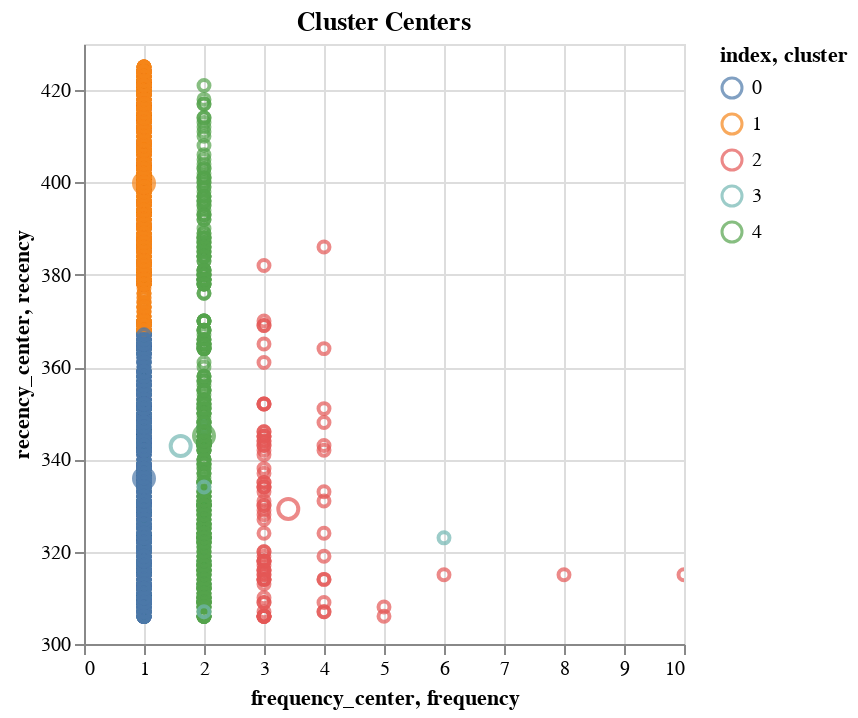

Notebook code cell kept with this figure:
### Code cell
import altair as alt

(
    customer_center_reverse.with_row_index()
    .plot.scatter(
        x=alt.X("frequency_center", scale=alt.Scale(domain=[0, 10])),
        y="recency_center",
        color=alt.Color("index:N"),
        size=alt.SizeValue(100),
    )
    .properties(title="Cluster Centers")
    + four_cluster_df.with_row_index()
    .plot.scatter(x="frequency", y="recency", color=alt.Color("cluster:N"))
    .properties(title="Clustered Customers")
).configure_scale(zero=False)

### Figure 1 — Vega-Lite specification as saved in the notebook (floating-point values rounded to 4 significant figures; data arrays with more than 128 entries replaced by an {"elided": "..."} marker saying what was removed)
{"config": {"view": {"continuousWidth": 300, "continuousHeight": 300}, "scale": {"zero": false}}, "layer": [{"data": {"name": "data-d1103274f3111ef4a1026403b04b7c82"}, "mark": {"type": "point", "tooltip": true}, "encoding": {"color": {"field": "index", "type": "nominal"}, "size": {"value": 100}, "x": {"field": "frequency_center", "scale": {"domain": [0, 10]}, "type": "quantitative"}, "y": {"field": "recency_center", "type": "quantitative"}}, "name": "view_1", "title": "Cluster Centers"}, {"data": {"name": "data-5a25c2a5da9e4494652c1a27ee0e695d"}, "mark": {"type": "point", "tooltip": true}, "encoding": {"color": {"field": "cluster", "type": "nominal"}, "x": {"field": "frequency", "type": "quantitative"}, "y": {"field": "recency", "type": "quantitative"}}, "name": "view_2", "title": "Clustered Customers"}], "params": [{"name": "param_2", "select": {"type": "interval", "encodings": ["x", "y"]}, "bind": "scales", "views": ["view_1"]}, {"name": "param_3", "select": {"type": "interval", "encodings": ["x", "y"]}, "bind": "scales", "views": ["view_2"]}], "$schema": "https://vega.github.io/schema/vega-lite/v5.20.1.json", "datasets": {"data-d1103274f3111ef4a1026403b04b7c82": [{"index": 0, "recency_center": 335.8, "frequency_center": 1.0, "monetary_center": 201.3}, {"index": 1, "recency_center": 399.8, "frequency_center": 1.0, "monetary_center": 173.9}, {"index": 2, "recency_center": 329.3, "frequency_center": 3.405, "monetary_center": 491.2}, {"index": 3, "recency_center": 342.9, "frequency_center": 1.611, "monetary_center": 9388.0}, {"index": 4, "recency_center": 345.1, "frequency_center": 2.0, "monetary_center": 341.9}], "data-5a25c2a5da9e4494652c1a27ee0e695d": {"elided": "4075 records"}}}
